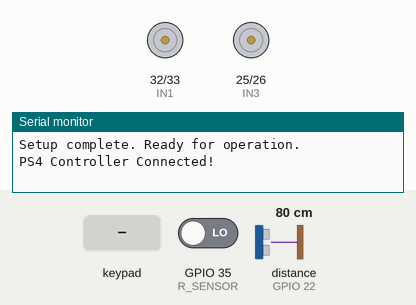
Recording of a sketch running on a simulated ESP32. Shown: motor-driver pin pairs drawn as motors (green arrow = first pin HIGH = forward, orange = second pin HIGH = backward, longer = more drive, scaled by the enable pin), the last lines printed to the serial monitor. The test bench sets the inputs (shaded band); at power-on: GPIO 35 (R_SENSOR) LOW, distance to the obstacle (sensor on GPIO 22) 80 cm. The echo pulse lasts 58.3 µs per cm; nothing arrives over Bluetooth unless stated.

Above: at 1.2 s.
1.3 s: key 'X' pressed
At 1.69 s:
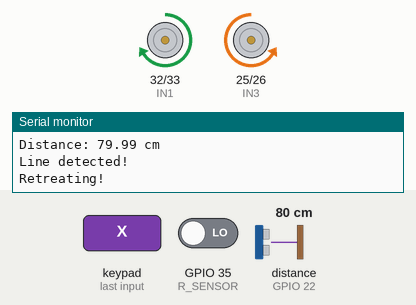
4.3 s: key 'S' pressed
At 4.47 s:
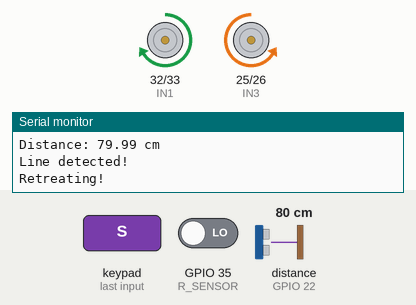
Timing chart, 0 to 7.3 s (numbered marks = the images above; inputs shaded):
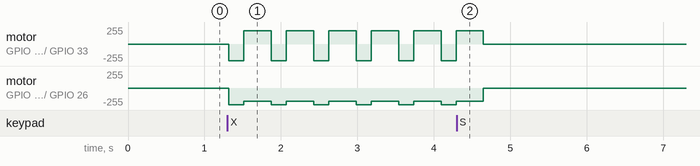

Measured:
- after the input at 1.3 s, motor on GPIO 32 (IN1) / GPIO 33 (IN2): alternates backward 254/255 for 0.20 s and forward 199/255 for 0.36 s, starting at once; motor on GPIO 25 (IN3) / GPIO 26 (IN4): alternates backward 254/255 for 0.20 s and backward 199/255 for 0.36 s, starting at once

The sketch:

minisumo1.ino
```cpp
#include <driver/ledc.h>
#include <PS4Controller.h>

// Pin Definitions
#define IN1 32
#define IN2 33
#define ENA 27
#define IN3 25
#define IN4 26
#define ENB 14
#define TRIG_PIN 23
#define ECHO_PIN 22
#define R_SENSOR 35
#define L_SENSOR 34

// Constants
#define LEDC_BASE_FREQ 5000
#define MAX_DISTANCE 400
#define MIN_DISTANCE 2
#define FULL_SPEED 255
#define SEARCH_SPEED 180
#define ATTACK_SPEED 255
#define TURN_SPEED 200
#define OPPONENT_DETECTION_DISTANCE 40
#define LINE_DETECTED LOW

// Global Variables
float distance = 0;
float duration = 0;
bool isRunning = false;
bool isConnected = false;
unsigned long lastSearchDirectionChange = 0;
bool searchingClockwise = true;
unsigned long searchStartTime = 0;
unsigned long lastConnectionCheck = 0;

// Function declarations (prototypes)
void configureLEDC();
void stopMotors();
void setMotorSpeed(uint8_t channel, uint8_t speed);
float getDistance();
bool isLineDetected();
void search();
void attack();
void retreat();
void rotate(bool clockwise);
void moveForward(uint8_t speed);
void moveBackward(uint8_t speed);
void onConnect();
void onDisconnect();

// Function implementations
void stopMotors() {
  setMotorSpeed(LEDC_CHANNEL_0, 0);
  setMotorSpeed(LEDC_CHANNEL_1, 0);
  digitalWrite(IN1, LOW);
  digitalWrite(IN2, LOW);
  digitalWrite(IN3, LOW);
  digitalWrite(IN4, LOW);
}

void setMotorSpeed(uint8_t channel, uint8_t speed) {
  ledc_set_duty(LEDC_LOW_SPEED_MODE, (ledc_channel_t)channel, speed);
  ledc_update_duty(LEDC_LOW_SPEED_MODE, (ledc_channel_t)channel);
}

float getDistance() {
  digitalWrite(TRIG_PIN, LOW);
  delayMicroseconds(2);
  digitalWrite(TRIG_PIN, HIGH);
  delayMicroseconds(10);
  digitalWrite(TRIG_PIN, LOW);

  duration = pulseIn(ECHO_PIN, HIGH);
  return (duration / 2) * 0.0343;
}

bool isLineDetected() {
  return (digitalRead(R_SENSOR) == LINE_DETECTED ||
          digitalRead(L_SENSOR) == LINE_DETECTED);
}

void search() {
  if (millis() - lastSearchDirectionChange > 2000) {
    searchingClockwise = !searchingClockwise;
    lastSearchDirectionChange = millis();
  }
  rotate(searchingClockwise);
}

void attack() {
  Serial.println("Attacking!");
  moveForward(ATTACK_SPEED);
}

void retreat() {
  Serial.println("Retreating!");
  moveBackward(FULL_SPEED);
  delay(200);
  rotate(searchingClockwise);
  delay(300);
}

void rotate(bool clockwise) {
  if (clockwise) {
    digitalWrite(IN1, HIGH);
    digitalWrite(IN2, LOW);
    digitalWrite(IN3, LOW);
    digitalWrite(IN4, HIGH);
  } else {
    digitalWrite(IN1, LOW);
    digitalWrite(IN2, HIGH);
    digitalWrite(IN3, HIGH);
    digitalWrite(IN4, LOW);
  }
  setMotorSpeed(LEDC_CHANNEL_0, TURN_SPEED);
  setMotorSpeed(LEDC_CHANNEL_1, TURN_SPEED);
}

void moveForward(uint8_t speed) {
  digitalWrite(IN1, HIGH);
  digitalWrite(IN2, LOW);
  digitalWrite(IN3, HIGH);
  digitalWrite(IN4, LOW);
  setMotorSpeed(LEDC_CHANNEL_0, speed);
  setMotorSpeed(LEDC_CHANNEL_1, speed);
}

void moveBackward(uint8_t speed) {
  digitalWrite(IN1, LOW);
  digitalWrite(IN2, HIGH);
  digitalWrite(IN3, LOW);
  digitalWrite(IN4, HIGH);
  setMotorSpeed(LEDC_CHANNEL_0, speed);
  setMotorSpeed(LEDC_CHANNEL_1, speed);
}

void configureLEDC() {
  ledc_timer_config_t ledc_timer = {
    .speed_mode = LEDC_LOW_SPEED_MODE,
    .duty_resolution = LEDC_TIMER_8_BIT,
    .timer_num = LEDC_TIMER_0,
    .freq_hz = LEDC_BASE_FREQ,
    .clk_cfg = LEDC_AUTO_CLK
  };
  ledc_timer_config(&ledc_timer);

  ledc_channel_config_t ledc_channel_A = {
    .gpio_num = ENA,
    .speed_mode = LEDC_LOW_SPEED_MODE,
    .channel = LEDC_CHANNEL_0,
    .intr_type = LEDC_INTR_DISABLE,
    .timer_sel = LEDC_TIMER_0,
    .duty = 0,
    .hpoint = 0
  };
  ledc_channel_config(&ledc_channel_A);

  ledc_channel_config_t ledc_channel_B = {
    .gpio_num = ENB,
    .speed_mode = LEDC_LOW_SPEED_MODE,
    .channel = LEDC_CHANNEL_1,
    .intr_type = LEDC_INTR_DISABLE,
    .timer_sel = LEDC_TIMER_0,
    .duty = 0,
    .hpoint = 0
  };
  ledc_channel_config(&ledc_channel_B);
}

void onConnect() {
  Serial.println("PS4 Controller Connected!");
  isConnected = true;
}

void onDisconnect() {
  Serial.println("PS4 Controller Disconnected!");
  isConnected = false;
  isRunning = false;
  stopMotors();
}

void setup() {
  Serial.begin(115200);
  Serial.println("Mini Sumo Robot Starting...");

  // Configure pins
  pinMode(IN1, OUTPUT);
  pinMode(IN2, OUTPUT);
  pinMode(IN3, OUTPUT);
  pinMode(IN4, OUTPUT);
  pinMode(ENA, OUTPUT);
  pinMode(ENB, OUTPUT);
  pinMode(TRIG_PIN, OUTPUT);
  pinMode(ECHO_PIN, INPUT);
  pinMode(R_SENSOR, INPUT);
  pinMode(L_SENSOR, INPUT);

  // Configure LEDC for PWM
  configureLEDC();

  // Initialize PS4 controller
  Serial.println("Starting PS4 controller initialization...");
  if(!PS4.begin("84:30:95:78:C7:DB")) {
    Serial.println("Failed to initialize PS4 controller!");
    return;
  }
  Serial.println("PS4 controller initialized. Waiting for connection...");

  // Event handlers for PS4 controller
  PS4.attachOnConnect(onConnect);
  PS4.attachOnDisconnect(onDisconnect);

  Serial.println("Setup complete. Ready for operation.");
}

void loop() {
  // Connection status check every 2 seconds
  if (millis() - lastConnectionCheck > 2000) {
    if (PS4.isConnected()) {
      Serial.println("Controller Status: Connected");
      Serial.printf("Battery Level: %d%%\n", PS4.Battery());
    } else {
      Serial.println("Controller Status: Not Connected");
    }
    lastConnectionCheck = millis();
  }

  if (PS4.isConnected()) {
    if (PS4.Cross()) {
      Serial.println("Cross Button Pressed - Starting");
      isRunning = true;
      searchStartTime = millis();
    }
    if (PS4.Square()) {
      Serial.println("Square Button Pressed - Stopping");
      isRunning = false;
      stopMotors();
    }

    if (isRunning) {
      distance = getDistance();
      Serial.printf("Distance: %.2f cm\n", distance);

      if (isLineDetected()) {
        Serial.println("Line detected!");
        retreat();
      }
      else if (distance >= MIN_DISTANCE && distance <= OPPONENT_DETECTION_DISTANCE) {
        Serial.println("Opponent detected!");
        attack();
      }
      else {
        search();
      }
    }
  } else {
    if (isRunning) {
      Serial.println("Controller disconnected - stopping motors");
      isRunning = false;
      stopMotors();
    }
  }

  delay(50);
}
```
